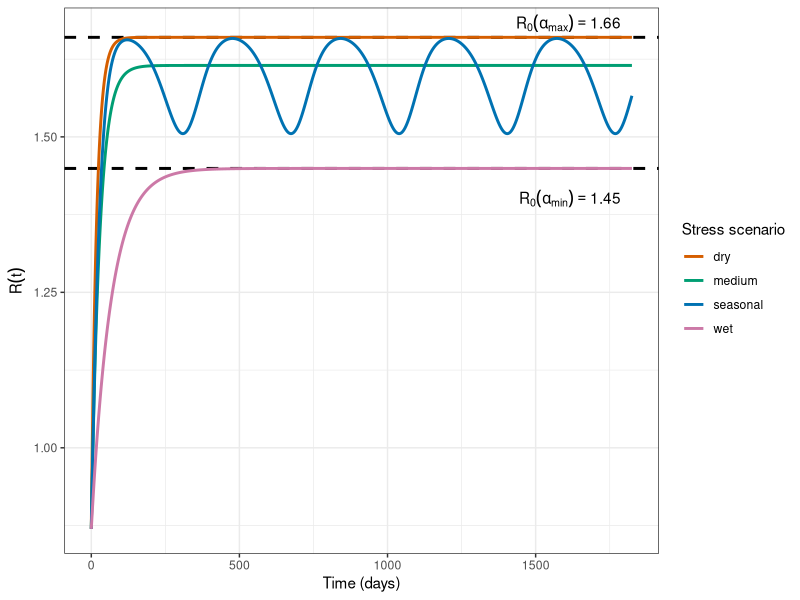
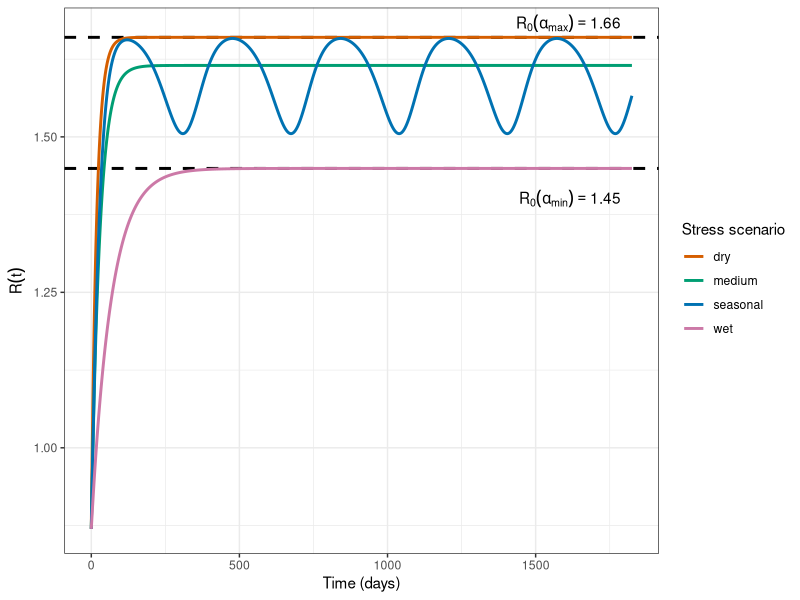

Here is the R script that generated these plots, in order:
## Packages ----
library(deSolve)
library(dplyr)
library(ggplot2)


# --- Directories ---
root_dir <- "C:/Users/cdjuk/OneDrive/Pictures/Desktop/Cours UoM/Paper with stress/CODE"
setwd(root_dir)


## Parameters (example values – replace with yours) ----
Lambda  <- 10      # recruitment
mu      <- 0.005     # natural death
beta1   <- 0.00005 
beta2   <- 0.0001
gamma1  <- 0.1
gamma2  <- 0.1
d1      <- 0.01
d2      <- 0.010

nu1 <- gamma1 + mu + d1
nu2 <- gamma2 + mu + d2

alpha_min <- 0.01
alpha_max <- 0.05

## R0(alpha) for the autonomous model ----
R0_alpha <- function(alpha) {
  Lambda/(alpha + mu) * ( beta1/nu1 + alpha*beta2/(mu*nu2) )
}

R0_min <- R0_alpha(alpha_min)
R0_max <- R0_alpha(alpha_max)

## Time-varying stress profiles alpha(t) ----
alpha_fun_list <- list(
  wet = function(t) rep(alpha_min, length(t)),
  dry = function(t) rep(alpha_max, length(t)),
  medium = function(t) rep(0.5*(alpha_min + alpha_max), length(t)),
  seasonal = function(t) {
    # oscillates between alpha_min and alpha_max over a 1-year period
    m  <- 0.5*(alpha_min + alpha_max)
    a  <- 0.5*(alpha_max - alpha_min)
    m + a * sin(2*pi*t/365)
  }
)

scenario_cols <- c(
      "dry"      = "#D55E00",   # rouge/orange
      "medium"   = "#009E73",   # vert
      "seasonal" = "#0072B2",   # bleu
      "wet"      = "#CC79A7"    # violet
    )


## ODE for the disease-free trajectory (S1^0, S2^0) ----
dS_dt <- function(t, state, parms) {
  S1 <- state["S1"]
  S2 <- state["S2"]
  
  alpha_t <- parms$alpha_fun(t)
  
  with(parms, {
    dS1 <- Lambda - (alpha_t + mu)*S1
    dS2 <- alpha_t*S1 - mu*S2
    list(c(S1 = dS1, S2 = dS2))
  })
}

## Time grid ----
tmax  <- 365*5       # 3 years, say
times <- seq(0, tmax, by = 0.1)

## Simulate R(t) for each alpha(t) scenario ----
Rt_df <- lapply(names(alpha_fun_list), function(scen) {
  pars <- list(
    Lambda   = Lambda,
    mu       = mu,
    alpha_fun = alpha_fun_list[[scen]]
  )
  
  # some initial condition; after a transient it doesn't matter much
  y0 <- c(S1 = Lambda/mu, S2 = 0)
  
  out <- ode(
    y     = y0,
    times = times,
    func  = dS_dt,
    parms = pars
  )
  
  out <- as.data.frame(out)
  out$scenario <- scen
  
  # instantaneous reproduction number along the DFE trajectory
  out$R_t <- beta1 * out$S1 / nu1 + beta2 * out$S2 / nu2
  out
}) |> bind_rows()

# Range for padding
y_range <- max(Rt_df$R_t) - min(Rt_df$R_t)
x_max   <- max(Rt_df$time)

p <- ggplot(Rt_df, aes(x = time, y = R_t, colour = scenario)) +
  geom_hline(yintercept = R0_min, linetype = "dashed", linewidth = 1) +
  geom_hline(yintercept = R0_max, linetype = "dashed", linewidth = 1) +
  geom_line(linewidth = 1) +
  scale_colour_manual(
    values = scenario_cols,
    name   = "Stress scenario"
  ) +
  annotate(
    "text",
    x = x_max * 0.98,
    y = R0_min - 0.08 * y_range,
    label = paste0("R[0](alpha[min])==", round(R0_min, 2)),
    hjust = 1, vjust = 0,
    parse = TRUE
  ) +
  annotate(
    "text",
    x = x_max * 0.98,
    y = R0_max + 0.01 * y_range,
    label = paste0("R[0](alpha[max])==", round(R0_max, 2)),
    hjust = 1, vjust = 0,
    parse = TRUE
  ) +
  labs(
    x = "Time (days)",
    y = expression(R(t)),
    colour = "Stress scenario"
  ) +
  theme_bw()

print(p)

ggsave("fig/Rt_profiles_ED0.pdf", p, width = 9, height = 4, dpi = 300)
